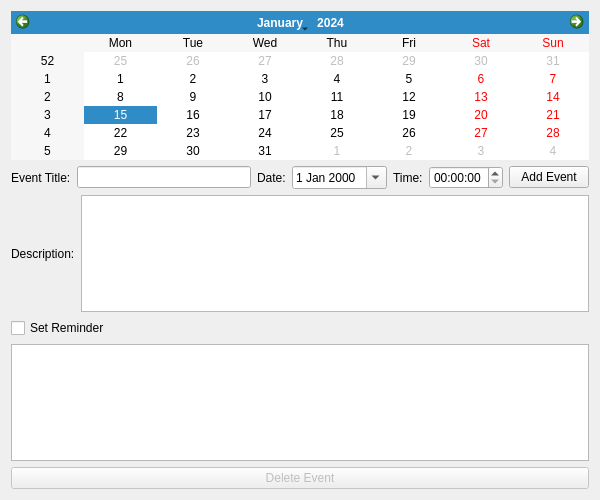
<?xml version="1.0" encoding="UTF-8"?>
<ui version="4.0">
 <class>CalendarManager</class>
 <widget class="QWidget" name="CalendarManager">
  <property name="geometry">
   <rect>
    <x>0</x>
    <y>0</y>
    <width>600</width>
    <height>500</height>
   </rect>
  </property>
  <layout class="QVBoxLayout" name="verticalLayout">
   <item>
    <widget class="QCalendarWidget" name="calendarWidget"/>
   </item>
   <item>
    <layout class="QHBoxLayout" name="horizontalLayout">
     <item>
      <widget class="QLabel" name="label">
       <property name="text">
        <string>Event Title:</string>
       </property>
      </widget>
     </item>
     <item>
      <widget class="QLineEdit" name="titleLineEdit"/>
     </item>
     <item>
      <widget class="QLabel" name="label_2">
       <property name="text">
        <string>Date:</string>
       </property>
      </widget>
     </item>
     <item>
      <widget class="QDateEdit" name="eventDateEdit">
       <property name="calendarPopup">
        <bool>true</bool>
       </property>
      </widget>
     </item>
     <item>
      <widget class="QLabel" name="label_3">
       <property name="text">
        <string>Time:</string>
       </property>
      </widget>
     </item>
     <item>
      <widget class="QTimeEdit" name="eventTimeEdit"/>
     </item>
     <item>
      <widget class="QPushButton" name="addButton">
       <property name="text">
        <string>Add Event</string>
       </property>
      </widget>
     </item>
    </layout>
   </item>
   <item>
    <layout class="QHBoxLayout" name="horizontalLayout_2">
     <item>
      <widget class="QLabel" name="label_4">
       <property name="text">
        <string>Description:</string>
       </property>
      </widget>
     </item>
     <item>
      <widget class="QTextEdit" name="descriptionTextEdit"/>
     </item>
    </layout>
   </item>
   <item>
    <widget class="QCheckBox" name="reminderCheckBox">
     <property name="text">
      <string>Set Reminder</string>
     </property>
    </widget>
   </item>
   <item>
    <widget class="QTableView" name="eventsTableView"/>
   </item>
   <item>
    <widget class="QPushButton" name="deleteButton">
     <property name="text">
      <string>Delete Event</string>
     </property>
     <property name="enabled">
      <bool>false</bool>
     </property>
    </widget>
   </item>
  </layout>
 </widget>
 <resources/>
 <connections/>
</ui>
